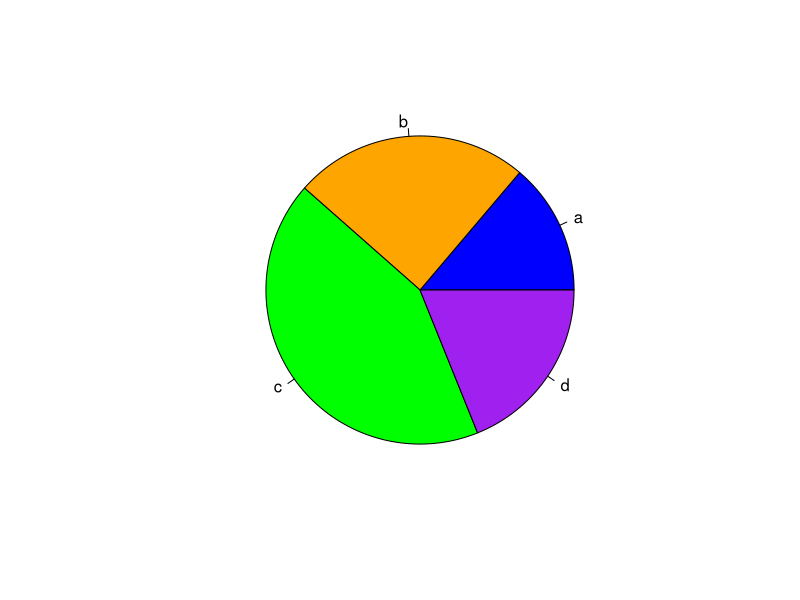
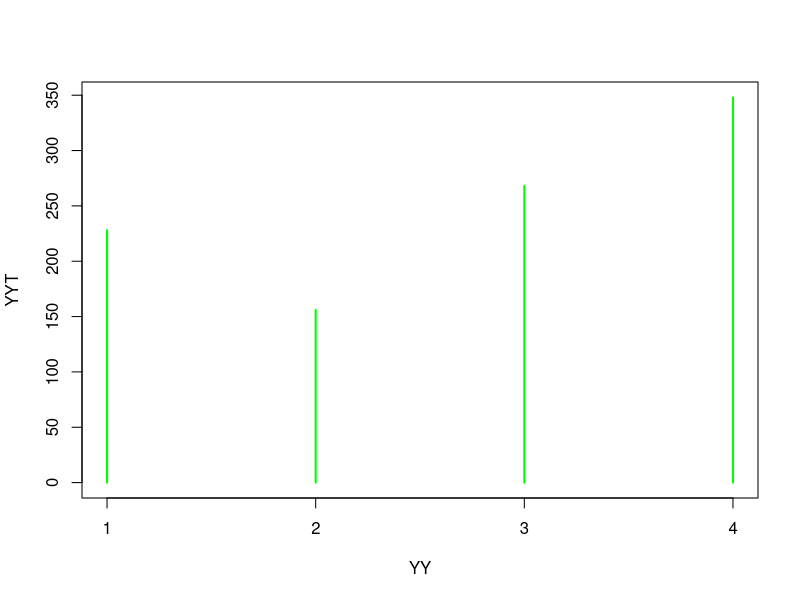
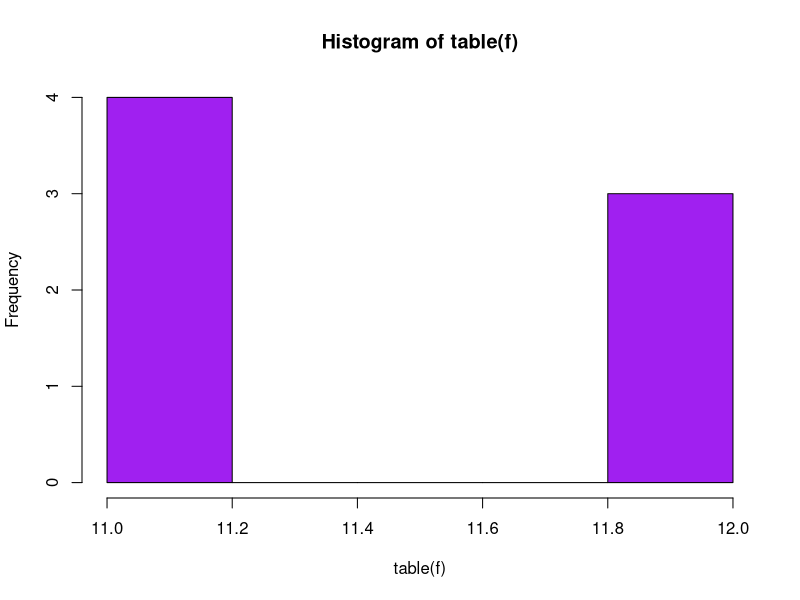

The R script that drew these images, in order:
X <- c("a", "b", "c", "d")
p <- c(0.15, 0.25, 0.4, 0.2)

XX <- sample(X, 1000, replace = T, prob = p)

XXT <- table(XX)

pie(XXT, labels = X, edges = 200, radius = 0.8,
    clockwise = FALSE, angle = 45, col = c("blue", "orange", "green", "purple"))


Y <- c(1, 2, 3, 4)
q = c(0.25, .15, .25, .35)
YY <- sample(Y, 1000, replace = T, prob = q)
YYT <- table(YY)
plot(YYT, col = "green")

Z <- rnorm(1000, mean = 10, sd = 2)
Z_e <- seq.int(Z[1], Z[1000], length.out = 80)

f <- cut((Z_e), breaks = 7)

hist(table(f), col = "purple")

